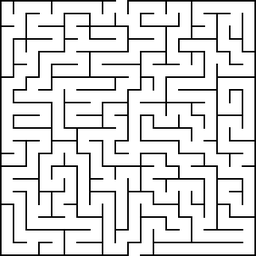
#> input picture ДЗ1/image/image1.png, 256 x 256 px, shrunk from 322 x 322 before the run, found by its file name
$ python 1.py
#> lines starting #> are read from the running program, lines starting #| are printed output that depends on the picture
import cv2
import numpy as np
import matplotlib.pyplot as plt

def inc_nearby_cells(matrix, j, i, path):
    if(matrix[i-1][j]==0): matrix[i-1][j]==matrix[i][j]+1; path.append([j, i-1])
    if(matrix[i][j-1]==0): matrix[i][j-1]==matrix[i][j]+1; path.append([j-1, i])
    if(matrix[i][j+1]==0): matrix[i][j+1]==matrix[i][j]+1; path.append([j+1, i])
    if(matrix[i+1][j]==0): matrix[i+1][j]==matrix[i][j]+1; path.append([j, i+1])
    return matrix, path

image = cv2.imread('./ДЗ1/image/image1.png')
#> image is the input picture: shape (256, 256, 3); min 0, max 255, mean 219.6
image = cv2.cvtColor(image, cv2.COLOR_BGR2GRAY)
#> image: shape (256, 256)

matrix = image.astype('int64')
matrix[matrix < 1] = -1
#> matrix: shape (256, 256) int64; min -1, max 255, mean 219.5
matrix[matrix > 254] = 0
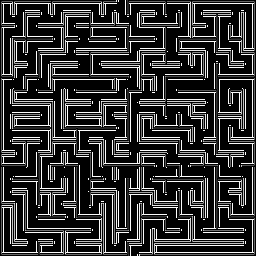
#> matrix: shape (256, 256) int64; min -1, max 254, mean 52.5; drawn with min black and max white

path = []
for i in range(len(matrix[0])):
    if matrix[0][i] == 0:
       path = [[i, 0]]
       break
#> this loop made 118 passes
#> path on pass 118: [[117, 0]]

st1 = -1
fin1 = 0
for i in range(len(matrix[len(matrix)-1])):
    if matrix[len(matrix)-1][i] == 0:
        if(st1 == -1): st1 = i
        else: fin1 = i
#> this loop made 256 passes
#> st1 on pass 130: 129
#> after the loop, st1 = 129

while all(i == 0 for i in matrix[len(matrix)-1][st1:fin1]):
    for i in range(len(path)):
        matrix, path = inc_nearby_cells(matrix, path[i][0], path[i][1], path)
    if(len(path)%100 == 0):
        print(len(path))
#> this loop made 0 passes
